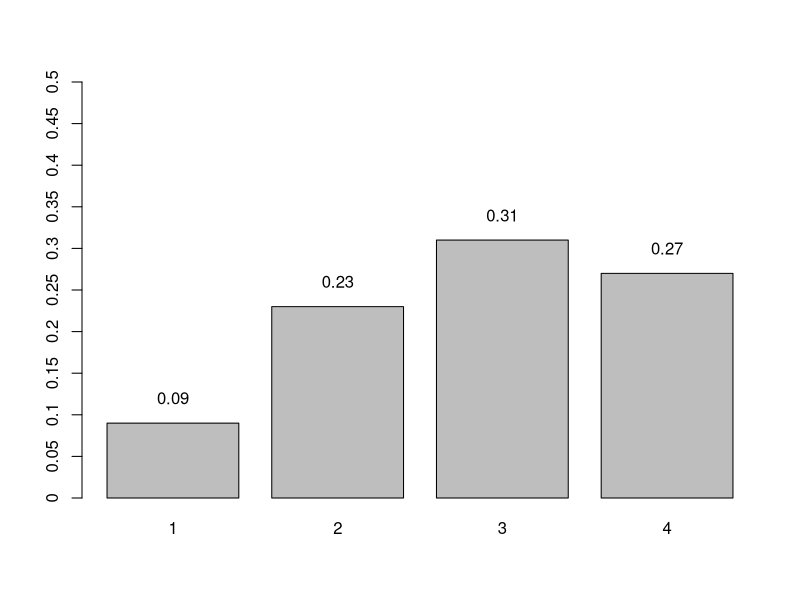

Write the R code that produced this figure. (Note: this script raises an error after producing the figure.)
library(tibble)
df <- data_frame(month=as.character(1:4), Freq=c(.09,.23,.31,.27))
p<-barplot(df$Freq, ylim=c(0,.5), names.arg = df$month, space=0.25, axes=F)
xval = seq(0, .5, .05)
axis(side = 2, at = xval, labels = FALSE, xpd=T)
axis(side = 2, at = xval, tick = FALSE, labels = xval, xpd=T)
text(p, df$Freq+.03, labels=df$Freq, xpd=TRUE)
ggtitle("P(X=x)")
